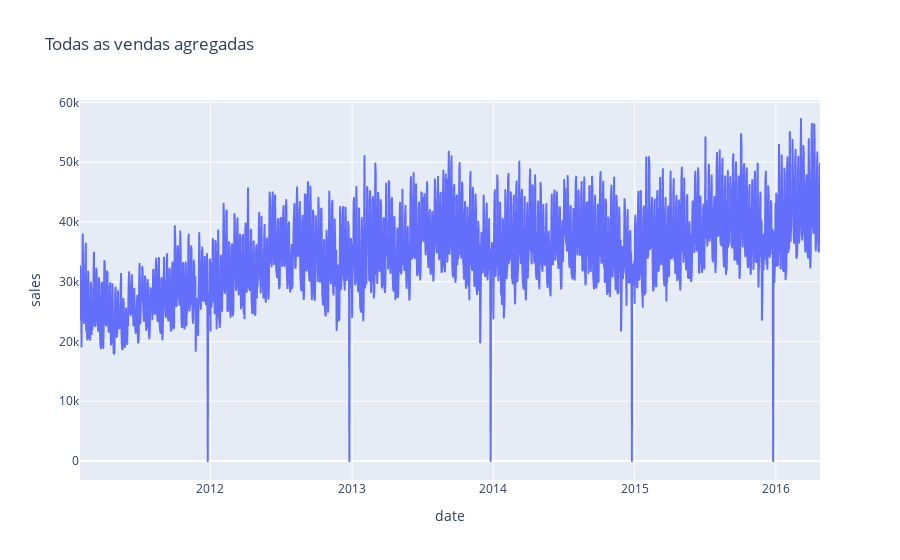

Notebook code for this chart:
### Markdown cell above
Vamos ver agora o gráfico das séries com todos os valores agregados de todos os items , lojas, categorias e respetivas unidades vendidas (sales)

### Code cell
d_cols = [i for i in sales.columns if 'd_' in i]

sales_df = sales[d_cols]

total_sales = list(sales_df.sum(axis = 0)) 

min_date = calendar['date'].min()
max_date = calendar['date'].max()

date_list = [d for d in pd.date_range(start = min_date, end = max_date)]
agg_sales = pd.DataFrame({'date' : date_list,'sales' : total_sales})

fig = px.line(agg_sales, x='date', y='sales', title = 'Todas as vendas agregadas')

for ser in fig['data']:
    ser['text']= [d.strftime('%Y-%m-%d') for d in agg_sales['date']]
    ser['hovertemplate']='dates=%{text} price=%{y}'

fig.show()
#img_bytes = fig.to_image(format="png")
#Image(img_bytes)

### Figure 1 — Plotly figure (JSON) as saved in the notebook; plotly's stock layout.template omitted (floating-point values rounded to 4 significant figures; data arrays with more than 128 entries replaced by an {"elided": "..."} marker saying what was removed)
{"data": [{"hovertemplate": "dates=%{text} price=%{y}", "legendgroup": "", "line": {"color": "#636efa", "dash": "solid"}, "marker": {"symbol": "circle"}, "mode": "lines", "name": "", "showlegend": false, "text": {"elided": "1913 str values"}, "type": "scattergl", "x": {"elided": "1913 str values"}, "xaxis": "x", "y": {"elided": "1913 int values"}, "yaxis": "y"}], "layout": {"legend": {"tracegroupgap": 0}, "title": {"text": "Todas as vendas agregadas"}, "xaxis": {"anchor": "y", "domain": [0, 1], "title": {"text": "date"}}, "yaxis": {"anchor": "x", "domain": [0, 1], "title": {"text": "sales"}}}}
